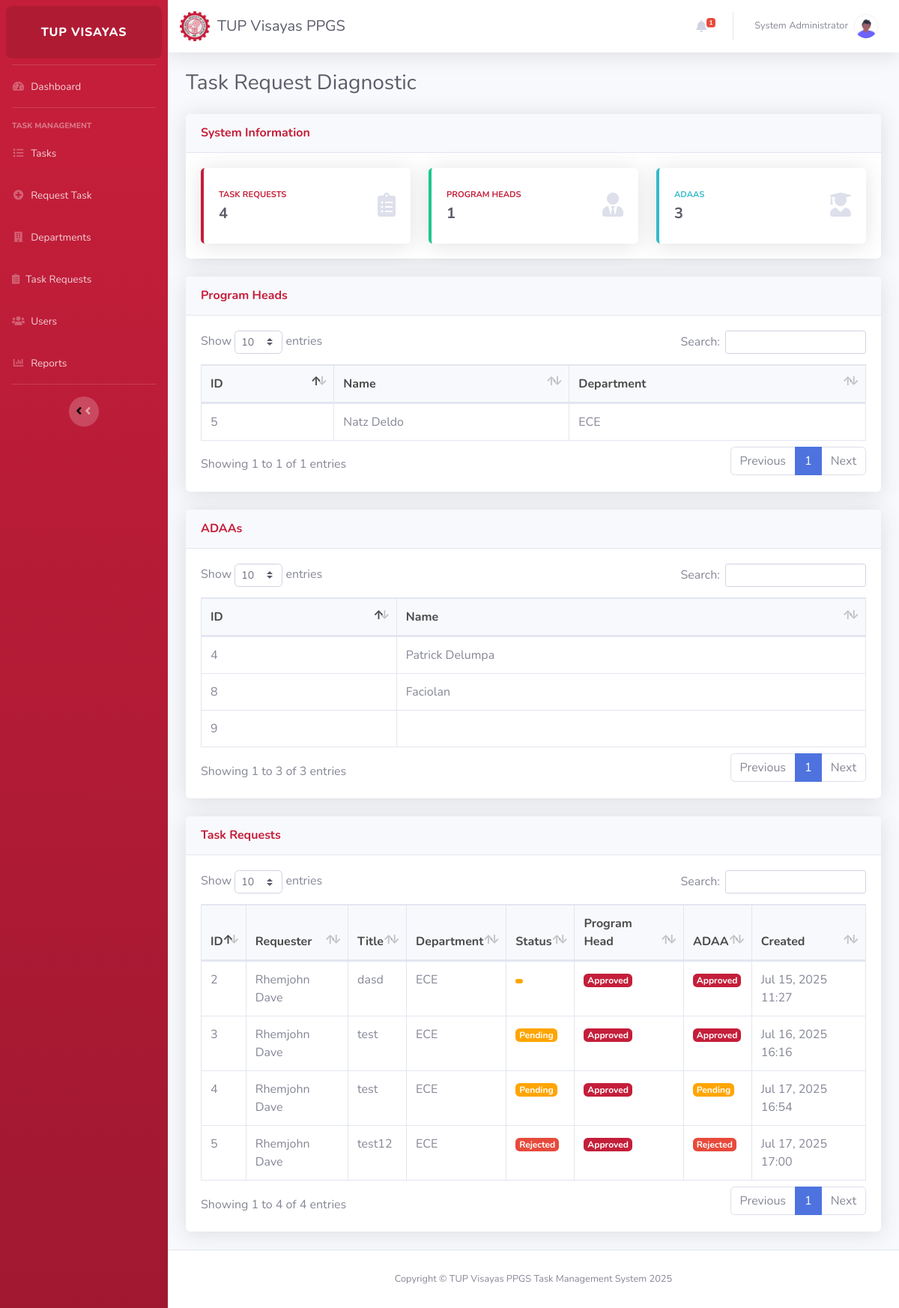
Screenshot of /check_requests.php (signed in) with the database file from the repository.
### tables this page shows
CREATE TABLE `users` (
  `id` int(11) NOT NULL,
  `username` varchar(50) NOT NULL,
  `email` varchar(100) NOT NULL,
  `password` varchar(255) NOT NULL,
  `full_name` varchar(100) NOT NULL,
  `role` enum('user','program head','adaa','admin','staff') NOT NULL,
  `department_id` int(11) DEFAULT NULL,
  `created_at` datetime DEFAULT current_timestamp(),
  `updated_at` datetime DEFAULT current_timestamp() ON UPDATE current_timestamp()
);

CREATE TABLE `departments` (
  `id` int(11) NOT NULL,
  `name` varchar(100) NOT NULL,
  `description` text DEFAULT NULL,
  `head_id` int(11) DEFAULT NULL,
  `created_at` datetime DEFAULT current_timestamp(),
  `updated_at` datetime DEFAULT current_timestamp() ON UPDATE current_timestamp()
);

CREATE TABLE `task_requests` (
  `id` int(11) NOT NULL,
  `requester_id` int(11) NOT NULL,
  `department_id` int(11) NOT NULL,
  `title` varchar(255) NOT NULL,
  `description` text NOT NULL,
  `reason` text NOT NULL,
  `category` varchar(50) NOT NULL,
  `num_copies` int(11) DEFAULT NULL,
  `paper_size` varchar(50) DEFAULT NULL,
  `paper_type` varchar(50) DEFAULT NULL,
  `equipment_name` varchar(255) DEFAULT NULL,
  `problem_description` text DEFAULT NULL,
  `status` enum('pending','approved','rejected') DEFAULT 'pending',
  `program_head_approval` enum('pending','approved','rejected') DEFAULT 'pending',
  `adaa_approval` enum('pending','approved','rejected') DEFAULT 'pending',
  `created_at` datetime DEFAULT current_timestamp(),
  `updated_at` datetime DEFAULT current_timestamp() ON UPDATE current_timestamp(),
  `due_date` date DEFAULT NULL
);

### controllers/NotificationController.php (called while the page is built, shortened)
<?php
require_once __DIR__ . '/../includes/helpers/notification_helper.php';
class NotificationController {
    private $conn;
    public function __construct($conn) {
        $this->conn = $conn;
    }
    public function getUnreadNotificationCount($userId) {
        return getUnreadNotificationCount($userId, $this->conn);
    }
}
?>

### includes/helpers/notification_helper.php (called while the page is built, shortened)
<?php
function getUnreadNotificationCount($userId, $conn) {
    $userId = (int)$userId;
    $query = "SELECT COUNT(*) as count FROM notifications WHERE user_id = $userId AND is_read = 0";
    $result = mysqli_query($conn, $query);
    $row = mysqli_fetch_assoc($result);
    return (int)$row['count'];
}

### check_requests.php (the view, shortened to what this page needs)
<?php
require_once "config/database.php";
$sql = "SELECT tr.*,
        u.full_name as requester_name,
        d.name as department_name
        FROM task_requests tr
        JOIN users u ON tr.requester_id = u.id
        JOIN departments d ON tr.department_id = d.id
        ORDER BY tr.created_at DESC";
$requests = [];
if($result = mysqli_query($conn, $sql)){
    while($row = mysqli_fetch_assoc($result)){
        $requests[] = $row;
    }
} else {
    error_log("Error fetching requests: " . mysqli_error($conn));
}
$program_heads_sql = "SELECT u.id, u.full_name, u.department_id, d.name as department_name
                      FROM users u
                      JOIN departments d ON u.department_id = d.id
                      WHERE u.role = 'program head'";
$program_heads = [];
if($result = mysqli_query($conn, $program_heads_sql)){
    while($row = mysqli_fetch_assoc($result)){
        $program_heads[] = $row;
    }
}
$adaa_sql = "SELECT id, full_name FROM users WHERE role = 'adaa'";
$adaas = [];
if($result = mysqli_query($conn, $adaa_sql)){
    while($row = mysqli_fetch_assoc($result)){
        $adaas[] = $row;
    }
}
include 'includes/components/header.php';
include 'includes/components/sidebar.php';
?>
<div id="content-wrapper" class="d-flex flex-column">
    <div id="content">
        <?php include 'includes/components/navbar.php'; ?>
        <div class="container-fluid">
            <h1 class="h3 mb-4 text-gray-800">Task Request Diagnostic</h1>
            <div class="row">
                <div class="col-lg-12">
                    <div class="card shadow mb-4">
                        <div class="card-header py-3">
                            <h6 class="m-0 font-weight-bold text-primary">System Information</h6>
                        </div>
                        <div class="card-body">
                            <div class="row">
                                <div class="col-md-4">
                                    <div class="card border-left-primary shadow h-100 py-2">
                                        <div class="card-body">
                                            <div class="row no-gutters align-items-center">
                                                <div class="col mr-2">
                                                    <div class="text-xs font-weight-bold text-primary text-uppercase mb-1">
                                                        Task Requests</div>
                                                    <div class="h5 mb-0 font-weight-bold text-gray-800"><?php echo count($requests); ?></div>
                                                </div>
                                                <div class="col-auto">
                                                    <i class="fas fa-clipboard-list fa-2x text-gray-300"></i>
                                                </div>
                                            </div>
                                        </div>
                                    </div>
                                </div>
                                <div class="col-md-4">
                                    <div class="card border-left-success shadow h-100 py-2">
                                        <div class="card-body">
                                            <div class="row no-gutters align-items-center">
                                                <div class="col mr-2">
                                                    <div class="text-xs font-weight-bold text-success text-uppercase mb-1">
                                                        Program Heads</div>
                                                    <div class="h5 mb-0 font-weight-bold text-gray-800"><?php echo count($program_heads); ?></div>
                                                </div>
                                                <div class="col-auto">
                                                    <i class="fas fa-user-tie fa-2x text-gray-300"></i>
                                                </div>
                                            </div>
                                        </div>
                                    </div>
                                </div>
                                <div class="col-md-4">
                                    <div class="card border-left-info shadow h-100 py-2">
                                        <div class="card-body">
                                            <div class="row no-gutters align-items-center">
                                                <div class="col mr-2">
                                                    <div class="text-xs font-weight-bold text-info text-uppercase mb-1">
                                                        ADAAs</div>
                                                    <div class="h5 mb-0 font-weight-bold text-gray-800"><?php echo count($adaas); ?></div>
                                                </div>
                                                <div class="col-auto">
                                                    <i class="fas fa-user-graduate fa-2x text-gray-300"></i>
                                                </div>
                                            </div>
                                        </div>
                                    </div>
                                </div>
                            </div>
                        </div>
                    </div>
                </div>
            </div>
            <div class="card shadow mb-4">
                <div class="card-header py-3">
                    <h6 class="m-0 font-weight-bold text-primary">Program Heads</h6>
                </div>
                <div class="card-body">
                    <div class="table-responsive">
                        <table class="table table-bordered" id="programHeadsTable" width="100%" cellspacing="0">
                            <thead>
                                <tr>
                                    <th>ID</th>
                                    <th>Name</th>
                                    <th>Department</th>
                                </tr>
                            </thead>
                            <tbody>
                                <?php foreach($program_heads as $head): ?>
                                <tr>
                                    <td><?php echo $head['id']; ?></td>
                                    <td><?php echo htmlspecialchars($head['full_name']); ?></td>
                                    <td><?php echo htmlspecialchars($head['department_name'] ?? 'None'); ?></td>
                                </tr>
                                <?php endforeach; ?>
                            </tbody>
                        </table>
                    </div>
                </div>
            </div>
            <div class="card shadow mb-4">
                <div class="card-header py-3">
                    <h6 class="m-0 font-weight-bold text-primary">ADAAs</h6>
                </div>
                <div class="card-body">
                    <div class="table-responsive">
                        <table class="table table-bordered" id="adaaTable" width="100%" cellspacing="0">
                            <thead>
                                <tr>
                                    <th>ID</th>
                                    <th>Name</th>
                                </tr>
                            </thead>
                            <tbody>
                                <?php foreach($adaas as $adaa): ?>
                                <tr>
                                    <td><?php echo $adaa['id']; ?></td>
                                    <td><?php echo htmlspecialchars($adaa['full_name']); ?></td>
                                </tr>
                                <?php endforeach; ?>
                            </tbody>
                        </table>
                    </div>
                </div>
            </div>
            <div class="card shadow mb-4">
                <div class="card-header py-3">
                    <h6 class="m-0 font-weight-bold text-primary">Task Requests</h6>
                </div>
                <div class="card-body">
                    <div class="table-responsive">
                        <table class="table table-bordered" id="requestsTable" width="100%" cellspacing="0">
                            <thead>
                                <tr>
                                    <th>ID</th>
                                    <th>Requester</th>
                                    <th>Title</th>
                                    <th>Department</th>
                                    <th>Status</th>
                                    <th>Program Head</th>
                                    <th>ADAA</th>
                                    <th>Created</th>
                                </tr>
                            </thead>
                            <tbody>
                                <?php foreach($requests as $request): ?>
                                <tr>
                                    <td><?php echo $request['id']; ?></td>
                                    <td><?php echo htmlspecialchars($request['requester_name']); ?></td>
                                    <td><?php echo htmlspecialchars($request['title']); ?></td>
                                    <td><?php echo htmlspecialchars($request['department_name']); ?></td>
                                    <td>
                                        <span class="badge badge-<?php
                                            echo $request['status'] == 'approved' ? 'success' :
                                                ($request['status'] == 'rejected' ? 'danger' : 'warning');
                                        ?>">
                                            <?php echo ucfirst($request['status']); ?>
                                        </span>
                                    </td>
                                    <td>
                                        <span class="badge badge-<?php
                                            echo $request['program_head_approval'] == 'approved' ? 'success' :
                                                ($request['program_head_approval'] == 'rejected' ? 'danger' : 'warning');
                                        ?>">
                                            <?php echo ucfirst($request['program_head_approval']); ?>
                                        </span>
                                    </td>
                                    <td>
                                        <span class="badge badge-<?php
                                            echo $request['adaa_approval'] == 'approved' ? 'success' :
                                                ($request['adaa_approval'] == 'rejected' ? 'danger' : 'warning');
                                        ?>">
                                            <?php echo ucfirst($request['adaa_approval']); ?>
                                        </span>
                                    </td>
                                    <td><?php echo date('M d, Y H:i', strtotime($request['created_at'])); ?></td>
                                </tr>
                                <?php endforeach; ?>
                            </tbody>
                        </table>
                    </div>
                </div>
            </div>
        </div>
    </div>
    <?php include 'includes/components/footer.php'; ?>
</div>
<?php include 'includes/components/footer_scripts.php'; ?>
</body>
</html>

### includes/components/navbar.php (shortened to what this page needs)
<?php
$notification_count = 0;
$notificationController = new NotificationController($conn);
if (isset($_SESSION['user_id']) && is_numeric($_SESSION['user_id'])) {
    $current_user_id = $_SESSION['user_id'];
    $notification_count = $notificationController->getUnreadNotificationCount($current_user_id);
} elseif (isset($_SESSION['id']) && is_numeric($_SESSION['id'])) {
    $current_user_id = $_SESSION['id'];
    $notification_count = $notificationController->getUnreadNotificationCount($current_user_id);
    $notifications = $notificationController->getUserNotifications($current_user_id, 5);
}
$full_name = '';
if (isset($_SESSION['username'])) {
    $username = $_SESSION['username'];
    $sql = "SELECT full_name FROM users WHERE username = ?";
    if ($stmt = mysqli_prepare($conn, $sql)) {
        mysqli_stmt_bind_param($stmt, "s", $username);
        if (mysqli_stmt_execute($stmt)) {
            $result = mysqli_stmt_get_result($stmt);
            if ($row = mysqli_fetch_assoc($result)) {
                $full_name = $row['full_name'];
            }
        }
    }
}
?>
<nav class="navbar navbar-expand navbar-light bg-white topbar mb-4 static-top shadow">
    <a class="navbar-brand d-none d-lg-flex align-items-center" href="index.php" style="text-decoration: none;">
        <img src="assets/images/tuplogo.png" alt="TUP Visayas Logo"
             style="max-width: 40px; height: auto; margin-right: 10px;">
        <h5 class="text-gray-800 my-auto">TUP Visayas PPGS</h5>
    </a>
    <ul class="navbar-nav ml-auto">
        <li class="nav-item dropdown no-arrow mx-1">
            <a class="nav-link dropdown-toggle" href="#" id="alertsDropdown" role="button"
                data-toggle="dropdown" aria-haspopup="true" aria-expanded="false">
                <i class="fas fa-bell fa-fw"></i>
                <?php if ($notification_count > 0): ?>
                <span class="badge badge-danger badge-counter"><?php echo $notification_count > 99 ? '99+' : $notification_count; ?></span>
                <?php endif; ?>
            </a>
        </li>
        <li class="nav-item dropdown no-arrow">
            <a class="nav-link dropdown-toggle" href="#" id="userDropdown" role="button"
                data-toggle="dropdown" aria-haspopup="true" aria-expanded="false">
                <span class="mr-2 d-none d-lg-inline text-gray-600 small"><?= htmlspecialchars($full_name); ?></span>
                <img class="img-profile rounded-circle" src="assets/images/undraw_profile.png">
            </a>
        </li>
    </ul>
</nav>

### rows the page displays
users: full_name "System Administrator"
users: id "5", full_name "Natz Deldo", department.name "ECE"
users: id "4", full_name "Patrick Delumpa"
users: id "8", full_name "Faciolan"
users: id "9"
task_requests: id "5", requester.full_name "Rhemjohn Dave", title "test12", department.name "ECE", status "Rejected", program_head_approval "Approved", adaa_approval "Rejected", created_at "Jul 17, 2025 17:00"
task_requests: id "4", requester.full_name "Rhemjohn Dave", title "test", department.name "ECE", status "Pending", program_head_approval "Approved", adaa_approval "Pending", created_at "Jul 17, 2025 16:54"
task_requests: id "3", requester.full_name "Rhemjohn Dave", title "test", department.name "ECE", status "Pending", program_head_approval "Approved", adaa_approval "Approved", created_at "Jul 16, 2025 16:16"
task_requests: id "2", requester.full_name "Rhemjohn Dave", title "dasd", department.name "ECE", program_head_approval "Approved", adaa_approval "Approved", created_at "Jul 15, 2025 11:27"

### other values shown
$notification_count "1"
count($requests) "4"
count($program_heads) "1"
count($adaas) "3"
